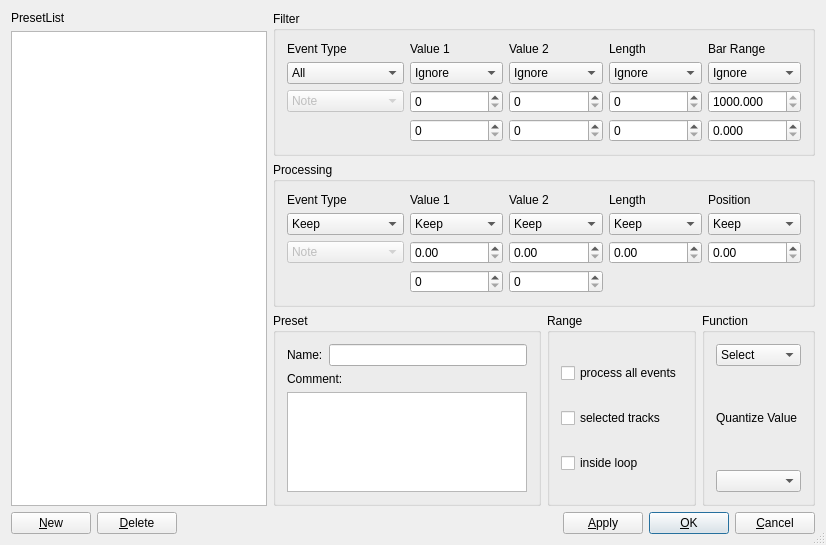
<?xml version="1.0" encoding="UTF-8"?>
<ui version="4.0">
 <class>MidiTransformDialogBase</class>
 <widget class="QDialog" name="MidiTransformDialogBase">
  <property name="geometry">
   <rect>
    <x>0</x>
    <y>0</y>
    <width>826</width>
    <height>545</height>
   </rect>
  </property>
  <property name="windowTitle">
   <string>LOS: Midi Transformator</string>
  </property>
  <property name="sizeGripEnabled">
   <bool>true</bool>
  </property>
  <layout class="QGridLayout">
   <property name="margin">
    <number>11</number>
   </property>
   <property name="spacing">
    <number>6</number>
   </property>
   <item row="3" column="0" colspan="2">
    <layout class="QHBoxLayout">
     <property name="spacing">
      <number>6</number>
     </property>
     <property name="margin">
      <number>0</number>
     </property>
     <item>
      <widget class="QPushButton" name="buttonNew">
       <property name="text">
        <string>&amp;New</string>
       </property>
       <property name="autoDefault">
        <bool>true</bool>
       </property>
      </widget>
     </item>
     <item>
      <widget class="QPushButton" name="buttonDelete">
       <property name="text">
        <string>&amp;Delete</string>
       </property>
       <property name="autoDefault">
        <bool>true</bool>
       </property>
      </widget>
     </item>
     <item>
      <spacer name="Horizontal Spacing2">
       <property name="orientation">
        <enum>Qt::Horizontal</enum>
       </property>
       <property name="sizeType">
        <enum>QSizePolicy::Expanding</enum>
       </property>
       <property name="sizeHint" stdset="0">
        <size>
         <width>20</width>
         <height>20</height>
        </size>
       </property>
      </spacer>
     </item>
     <item>
      <widget class="QPushButton" name="buttonApply">
       <property name="text">
        <string>&amp;Apply</string>
       </property>
       <property name="autoDefault">
        <bool>true</bool>
       </property>
      </widget>
     </item>
     <item>
      <widget class="QPushButton" name="buttonOk">
       <property name="text">
        <string>&amp;OK</string>
       </property>
       <property name="autoDefault">
        <bool>true</bool>
       </property>
       <property name="default">
        <bool>true</bool>
       </property>
      </widget>
     </item>
     <item>
      <widget class="QPushButton" name="buttonCancel">
       <property name="text">
        <string>&amp;Cancel</string>
       </property>
       <property name="autoDefault">
        <bool>true</bool>
       </property>
      </widget>
     </item>
    </layout>
   </item>
   <item row="0" column="0" rowspan="3">
    <layout class="QVBoxLayout">
     <property name="spacing">
      <number>6</number>
     </property>
     <property name="margin">
      <number>0</number>
     </property>
     <item>
      <widget class="QLabel" name="TextLabel1_2">
       <property name="text">
        <string>PresetList</string>
       </property>
       <property name="wordWrap">
        <bool>false</bool>
       </property>
      </widget>
     </item>
     <item>
      <widget class="QListWidget" name="presetList">
       <property name="sizePolicy">
        <sizepolicy hsizetype="MinimumExpanding" vsizetype="MinimumExpanding">
         <horstretch>0</horstretch>
         <verstretch>0</verstretch>
        </sizepolicy>
       </property>
      </widget>
     </item>
    </layout>
   </item>
   <item row="1" column="1">
    <widget class="QGroupBox" name="GroupBox5">
     <property name="title">
      <string>Processing</string>
     </property>
     <layout class="QGridLayout">
      <property name="margin">
       <number>11</number>
      </property>
      <property name="spacing">
       <number>6</number>
      </property>
      <item row="0" column="0">
       <widget class="QLabel" name="TextLabel5">
        <property name="text">
         <string>Event Type</string>
        </property>
        <property name="wordWrap">
         <bool>false</bool>
        </property>
       </widget>
      </item>
      <item row="1" column="0">
       <widget class="QComboBox" name="procEventOp">
        <item>
         <property name="text">
          <string>Keep</string>
         </property>
        </item>
        <item>
         <property name="text">
          <string>Fix</string>
         </property>
        </item>
       </widget>
      </item>
      <item row="2" column="0">
       <widget class="QComboBox" name="procType">
        <property name="enabled">
         <bool>false</bool>
        </property>
        <item>
         <property name="text">
          <string>Note</string>
         </property>
        </item>
        <item>
         <property name="text">
          <string>Poly Pressure</string>
         </property>
        </item>
        <item>
         <property name="text">
          <string>Control Change</string>
         </property>
        </item>
        <item>
         <property name="text">
          <string>Aftertouch</string>
         </property>
        </item>
        <item>
         <property name="text">
          <string>Pitch Bend</string>
         </property>
        </item>
        <item>
         <property name="text">
          <string>NRPN</string>
         </property>
        </item>
        <item>
         <property name="text">
          <string>RPN</string>
         </property>
        </item>
       </widget>
      </item>
      <item row="1" column="1">
       <widget class="QComboBox" name="procVal1Op">
        <item>
         <property name="text">
          <string>Keep</string>
         </property>
        </item>
        <item>
         <property name="text">
          <string>Plus</string>
         </property>
        </item>
        <item>
         <property name="text">
          <string>Minus</string>
         </property>
        </item>
        <item>
         <property name="text">
          <string>Multiply</string>
         </property>
        </item>
        <item>
         <property name="text">
          <string>Divide</string>
         </property>
        </item>
        <item>
         <property name="text">
          <string>Fix</string>
         </property>
        </item>
        <item>
         <property name="text">
          <string>Value 2</string>
         </property>
        </item>
        <item>
         <property name="text">
          <string>Invert</string>
         </property>
        </item>
        <item>
         <property name="text">
          <string>ScaleMap</string>
         </property>
        </item>
        <item>
         <property name="text">
          <string>Flip</string>
         </property>
        </item>
        <item>
         <property name="text">
          <string>Dyn</string>
         </property>
        </item>
        <item>
         <property name="text">
          <string>Random</string>
         </property>
        </item>
       </widget>
      </item>
      <item row="0" column="1">
       <widget class="QLabel" name="TextLabel6">
        <property name="text">
         <string>Value 1</string>
        </property>
        <property name="wordWrap">
         <bool>false</bool>
        </property>
       </widget>
      </item>
      <item row="0" column="2">
       <widget class="QLabel" name="TextLabel7">
        <property name="text">
         <string>Value 2</string>
        </property>
        <property name="wordWrap">
         <bool>false</bool>
        </property>
       </widget>
      </item>
      <item row="0" column="3">
       <widget class="QLabel" name="TextLabel10_2">
        <property name="text">
         <string>Length</string>
        </property>
        <property name="wordWrap">
         <bool>false</bool>
        </property>
       </widget>
      </item>
      <item row="0" column="4">
       <widget class="QLabel" name="TextLabel12">
        <property name="text">
         <string>Position</string>
        </property>
        <property name="wordWrap">
         <bool>false</bool>
        </property>
       </widget>
      </item>
      <item row="1" column="2">
       <widget class="QComboBox" name="procVal2Op">
        <item>
         <property name="text">
          <string>Keep</string>
         </property>
        </item>
        <item>
         <property name="text">
          <string>Plus</string>
         </property>
        </item>
        <item>
         <property name="text">
          <string>Minus</string>
         </property>
        </item>
        <item>
         <property name="text">
          <string>Multiply</string>
         </property>
        </item>
        <item>
         <property name="text">
          <string>Divide</string>
         </property>
        </item>
        <item>
         <property name="text">
          <string>Fix</string>
         </property>
        </item>
        <item>
         <property name="text">
          <string>Value 1</string>
         </property>
        </item>
        <item>
         <property name="text">
          <string>Invert</string>
         </property>
        </item>
        <item>
         <property name="text">
          <string>Dyn</string>
         </property>
        </item>
        <item>
         <property name="text">
          <string>Random</string>
         </property>
        </item>
       </widget>
      </item>
      <item row="1" column="3">
       <widget class="QComboBox" name="procLenOp">
        <item>
         <property name="text">
          <string>Keep</string>
         </property>
        </item>
        <item>
         <property name="text">
          <string>Plus</string>
         </property>
        </item>
        <item>
         <property name="text">
          <string>Minus</string>
         </property>
        </item>
        <item>
         <property name="text">
          <string>Multiply</string>
         </property>
        </item>
        <item>
         <property name="text">
          <string>Divide</string>
         </property>
        </item>
        <item>
         <property name="text">
          <string>Fix</string>
         </property>
        </item>
       </widget>
      </item>
      <item row="3" column="1">
       <widget class="QSpinBox" name="procVal1b">
        <property name="maximum">
         <number>9999</number>
        </property>
       </widget>
      </item>
      <item row="3" column="2">
       <widget class="QSpinBox" name="procVal2b">
        <property name="maximum">
         <number>9999</number>
        </property>
       </widget>
      </item>
      <item row="2" column="1">
       <widget class="SpinBoxFP" name="procVal1a">
        <property name="maximum" stdset="0">
         <number>99999999</number>
        </property>
       </widget>
      </item>
      <item row="1" column="4">
       <widget class="QComboBox" name="procPosOp">
        <item>
         <property name="text">
          <string>Keep</string>
         </property>
        </item>
        <item>
         <property name="text">
          <string>Plus</string>
         </property>
        </item>
        <item>
         <property name="text">
          <string>Minus</string>
         </property>
        </item>
        <item>
         <property name="text">
          <string>Multiply</string>
         </property>
        </item>
        <item>
         <property name="text">
          <string>Divide</string>
         </property>
        </item>
       </widget>
      </item>
      <item row="2" column="2">
        <widget class="SpinBoxFP" name="procVal2a">
         <property name="maximum" stdset="0">
         <number>99999999</number>
        </property>
       </widget>
      </item>
      <item row="2" column="3">
        <widget class="SpinBoxFP" name="procLenA">
          <property name="maximum" stdset="0">
         <number>99999999</number>
        </property>
       </widget>
      </item>
      <item row="2" column="4">
        <widget class="SpinBoxFP" name="procPosA">
          <property name="maximum" stdset="0">
         <number>99999999</number>
        </property>
       </widget>
      </item>
     </layout>
    </widget>
   </item>
   <item row="0" column="1">
    <widget class="QGroupBox" name="GroupBox3">
     <property name="title">
      <string>Filter</string>
     </property>
     <layout class="QGridLayout">
      <property name="margin">
       <number>11</number>
      </property>
      <property name="spacing">
       <number>6</number>
      </property>
      <item row="1" column="0">
       <widget class="QComboBox" name="selEventOp">
        <item>
         <property name="text">
          <string>All</string>
         </property>
        </item>
        <item>
         <property name="text">
          <string>Equal</string>
         </property>
        </item>
        <item>
         <property name="text">
          <string>Unequal</string>
         </property>
        </item>
       </widget>
      </item>
      <item row="2" column="0">
       <widget class="QComboBox" name="selType">
        <property name="enabled">
         <bool>false</bool>
        </property>
        <item>
         <property name="text">
          <string>Note</string>
         </property>
        </item>
        <item>
         <property name="text">
          <string>Poly Pressure</string>
         </property>
        </item>
        <item>
         <property name="text">
          <string>Control Change</string>
         </property>
        </item>
        <item>
         <property name="text">
          <string>Aftertouch</string>
         </property>
        </item>
        <item>
         <property name="text">
          <string>Pitch Bend</string>
         </property>
        </item>
        <item>
         <property name="text">
          <string>NRPN</string>
         </property>
        </item>
        <item>
         <property name="text">
          <string>RPN</string>
         </property>
        </item>
       </widget>
      </item>
      <item row="0" column="2">
       <widget class="QLabel" name="TextLabel3">
        <property name="text">
         <string>Value 2</string>
        </property>
        <property name="wordWrap">
         <bool>false</bool>
        </property>
       </widget>
      </item>
      <item row="0" column="1">
       <widget class="QLabel" name="TextLabel2">
        <property name="text">
         <string>Value 1</string>
        </property>
        <property name="wordWrap">
         <bool>false</bool>
        </property>
       </widget>
      </item>
      <item row="0" column="0">
       <widget class="QLabel" name="TextLabel1">
        <property name="text">
         <string>Event Type</string>
        </property>
        <property name="wordWrap">
         <bool>false</bool>
        </property>
       </widget>
      </item>
      <item row="1" column="1">
       <widget class="QComboBox" name="selVal1Op">
        <item>
         <property name="text">
          <string>Ignore</string>
         </property>
        </item>
        <item>
         <property name="text">
          <string>Equal</string>
         </property>
        </item>
        <item>
         <property name="text">
          <string>Unequal</string>
         </property>
        </item>
        <item>
         <property name="text">
          <string>Higher</string>
         </property>
        </item>
        <item>
         <property name="text">
          <string>Lower</string>
         </property>
        </item>
        <item>
         <property name="text">
          <string>Inside</string>
         </property>
        </item>
        <item>
         <property name="text">
          <string>Outside</string>
         </property>
        </item>
       </widget>
      </item>
      <item row="0" column="3">
       <widget class="QLabel" name="TextLabel10">
        <property name="text">
         <string>Length</string>
        </property>
        <property name="wordWrap">
         <bool>false</bool>
        </property>
       </widget>
      </item>
      <item row="0" column="4">
       <widget class="QLabel" name="TextLabel11">
        <property name="text">
         <string>Bar Range</string>
        </property>
        <property name="wordWrap">
         <bool>false</bool>
        </property>
       </widget>
      </item>
      <item row="1" column="2">
       <widget class="QComboBox" name="selVal2Op">
        <item>
         <property name="text">
          <string>Ignore</string>
         </property>
        </item>
        <item>
         <property name="text">
          <string>Equal</string>
         </property>
        </item>
        <item>
         <property name="text">
          <string>Unequal</string>
         </property>
        </item>
        <item>
         <property name="text">
          <string>Higher</string>
         </property>
        </item>
        <item>
         <property name="text">
          <string>Lower</string>
         </property>
        </item>
        <item>
         <property name="text">
          <string>Inside</string>
         </property>
        </item>
        <item>
         <property name="text">
          <string>Outside</string>
         </property>
        </item>
       </widget>
      </item>
      <item row="1" column="3">
       <widget class="QComboBox" name="selLenOp">
        <item>
         <property name="text">
          <string>Ignore</string>
         </property>
        </item>
        <item>
         <property name="text">
          <string>Equal</string>
         </property>
        </item>
        <item>
         <property name="text">
          <string>Unequal</string>
         </property>
        </item>
        <item>
         <property name="text">
          <string>Higher</string>
         </property>
        </item>
        <item>
         <property name="text">
          <string>Lower</string>
         </property>
        </item>
        <item>
         <property name="text">
          <string>Inside</string>
         </property>
        </item>
        <item>
         <property name="text">
          <string>Outside</string>
         </property>
        </item>
       </widget>
      </item>
      <item row="1" column="4">
       <widget class="QComboBox" name="selRangeOp">
        <item>
         <property name="text">
          <string>Ignore</string>
         </property>
        </item>
        <item>
         <property name="text">
          <string>Equal</string>
         </property>
        </item>
        <item>
         <property name="text">
          <string>Unequal</string>
         </property>
        </item>
        <item>
         <property name="text">
          <string>Higher</string>
         </property>
        </item>
        <item>
         <property name="text">
          <string>Lower</string>
         </property>
        </item>
        <item>
         <property name="text">
          <string>Inside</string>
         </property>
        </item>
        <item>
         <property name="text">
          <string>Outside</string>
         </property>
        </item>
       </widget>
      </item>
      <item row="3" column="1">
       <widget class="QSpinBox" name="selVal1b">
        <property name="maximum">
         <number>127</number>
        </property>
       </widget>
      </item>
      <item row="2" column="3">
       <widget class="QSpinBox" name="selLenA">
        <property name="maximum">
         <number>127</number>
        </property>
       </widget>
      </item>
      <item row="3" column="3">
       <widget class="QSpinBox" name="selLenB">
        <property name="maximum">
         <number>127</number>
        </property>
       </widget>
      </item>
      <item row="2" column="2">
       <widget class="QSpinBox" name="selVal2a">
        <property name="maximum">
         <number>127</number>
        </property>
       </widget>
      </item>
      <item row="3" column="2">
       <widget class="QSpinBox" name="selVal2b">
        <property name="maximum">
         <number>127</number>
        </property>
       </widget>
      </item>
      <item row="2" column="1">
       <widget class="QSpinBox" name="selVal1a">
        <property name="maximum">
         <number>127</number>
        </property>
       </widget>
      </item>
      <item row="3" column="4">
        <widget class="SpinBoxFP" name="selBarB">
        <property name="decimals" stdset="0">
         <number>3</number>
        </property>
       </widget>
      </item>
      <item row="2" column="4">
        <widget class="SpinBoxFP" name="selBarA">
        <property name="minimum" stdset="0">
         <number>1000</number>
        </property>
        <property name="decimals" stdset="0">
         <number>3</number>
        </property>
       </widget>
      </item>
     </layout>
    </widget>
   </item>
   <item row="2" column="1">
    <layout class="QHBoxLayout">
     <property name="spacing">
      <number>6</number>
     </property>
     <property name="margin">
      <number>0</number>
     </property>
     <item>
      <widget class="QGroupBox" name="GroupBox6_2">
       <property name="title">
        <string>Preset</string>
       </property>
       <layout class="QVBoxLayout">
        <property name="spacing">
         <number>6</number>
        </property>
        <property name="margin">
         <number>11</number>
        </property>
        <item>
         <layout class="QHBoxLayout">
          <property name="spacing">
           <number>6</number>
          </property>
          <property name="margin">
           <number>0</number>
          </property>
          <item>
           <widget class="QLabel" name="TextLabel13_2">
            <property name="text">
             <string>Name:</string>
            </property>
            <property name="wordWrap">
             <bool>false</bool>
            </property>
           </widget>
          </item>
          <item>
           <widget class="QLineEdit" name="nameEntry"/>
          </item>
         </layout>
        </item>
        <item>
         <widget class="QLabel" name="TextLabel14_2">
          <property name="text">
           <string>Comment:</string>
          </property>
          <property name="wordWrap">
           <bool>false</bool>
          </property>
         </widget>
        </item>
        <item>
         <widget class="QTextEdit" name="commentEntry"/>
        </item>
       </layout>
      </widget>
     </item>
     <item>
      <widget class="QGroupBox" name="GroupBox5_2">
       <property name="title">
        <string>Range</string>
       </property>
       <layout class="QVBoxLayout">
        <property name="spacing">
         <number>6</number>
        </property>
        <property name="margin">
         <number>11</number>
        </property>
        <item>
         <widget class="QCheckBox" name="processAll">
          <property name="text">
           <string>process all events</string>
          </property>
         </widget>
        </item>
        <item>
         <widget class="QCheckBox" name="selectedTracks">
          <property name="text">
           <string>selected tracks</string>
          </property>
         </widget>
        </item>
        <item>
         <widget class="QCheckBox" name="insideLoop">
          <property name="text">
           <string>inside loop</string>
          </property>
         </widget>
        </item>
       </layout>
      </widget>
     </item>
     <item>
      <widget class="QGroupBox" name="GroupBox7_2">
       <property name="title">
        <string>Function</string>
       </property>
       <layout class="QVBoxLayout">
        <property name="spacing">
         <number>6</number>
        </property>
        <property name="margin">
         <number>11</number>
        </property>
        <item>
         <widget class="QComboBox" name="funcOp">
          <item>
           <property name="text">
            <string>Select</string>
           </property>
          </item>
          <item>
           <property name="text">
            <string>Quantize</string>
           </property>
          </item>
          <item>
           <property name="text">
            <string>Delete</string>
           </property>
          </item>
          <item>
           <property name="text">
            <string>Transform</string>
           </property>
          </item>
          <item>
           <property name="text">
            <string>Insert</string>
           </property>
          </item>
          <item>
           <property name="text">
            <string>Copy</string>
           </property>
          </item>
          <item>
           <property name="text">
            <string>Extract</string>
           </property>
          </item>
         </widget>
        </item>
        <item>
         <widget class="QLabel" name="TextLabel9_2">
          <property name="text">
           <string>Quantize Value</string>
          </property>
          <property name="wordWrap">
           <bool>false</bool>
          </property>
         </widget>
        </item>
        <item>
         <widget class="ComboQuant" name="funcQuantVal" native="true"/>
        </item>
       </layout>
      </widget>
     </item>
    </layout>
   </item>
  </layout>
 </widget>
 <layoutdefault spacing="6" margin="11"/>
 <customwidgets>
   <customwidget>
     <class>SpinBoxFP</class>
     <extends>QDoubleSpinBox</extends>
     <header>spinboxFP.h</header>
   </customwidget>
  <customwidget>
   <class>ComboQuant</class>
   <extends>QComboBox</extends>
   <header>comboQuant.h</header>
  </customwidget>
 </customwidgets>
 <tabstops>
  <tabstop>selEventOp</tabstop>
  <tabstop>selType</tabstop>
  <tabstop>selVal1Op</tabstop>
  <tabstop>selVal1a</tabstop>
  <tabstop>selVal1b</tabstop>
  <tabstop>selVal2Op</tabstop>
  <tabstop>selVal2a</tabstop>
  <tabstop>selVal2b</tabstop>
  <tabstop>selLenOp</tabstop>
  <tabstop>selLenA</tabstop>
  <tabstop>selLenB</tabstop>
  <tabstop>selRangeOp</tabstop>
  <tabstop>procEventOp</tabstop>
  <tabstop>procType</tabstop>
  <tabstop>procVal1Op</tabstop>
  <tabstop>procVal1b</tabstop>
  <tabstop>procVal2Op</tabstop>
  <tabstop>procVal2b</tabstop>
  <tabstop>procLenOp</tabstop>
  <tabstop>procPosOp</tabstop>
  <tabstop>nameEntry</tabstop>
  <tabstop>commentEntry</tabstop>
  <tabstop>processAll</tabstop>
  <tabstop>selectedTracks</tabstop>
  <tabstop>insideLoop</tabstop>
  <tabstop>funcOp</tabstop>
  <tabstop>presetList</tabstop>
  <tabstop>buttonNew</tabstop>
  <tabstop>buttonDelete</tabstop>
  <tabstop>buttonApply</tabstop>
  <tabstop>buttonOk</tabstop>
  <tabstop>buttonCancel</tabstop>
 </tabstops>
 <resources/>
 <connections>
  <connection>
   <sender>buttonOk</sender>
   <signal>clicked()</signal>
   <receiver>MidiTransformDialogBase</receiver>
   <slot>accept()</slot>
   <hints>
    <hint type="sourcelabel">
     <x>20</x>
     <y>20</y>
    </hint>
    <hint type="destinationlabel">
     <x>20</x>
     <y>20</y>
    </hint>
   </hints>
  </connection>
  <connection>
   <sender>buttonCancel</sender>
   <signal>clicked()</signal>
   <receiver>MidiTransformDialogBase</receiver>
   <slot>reject()</slot>
   <hints>
    <hint type="sourcelabel">
     <x>20</x>
     <y>20</y>
    </hint>
    <hint type="destinationlabel">
     <x>20</x>
     <y>20</y>
    </hint>
   </hints>
  </connection>
 </connections>
</ui>
